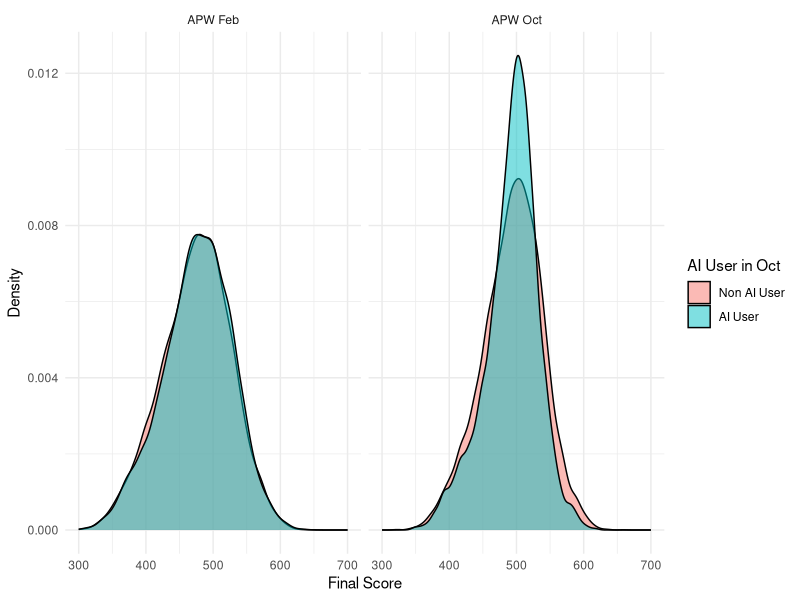
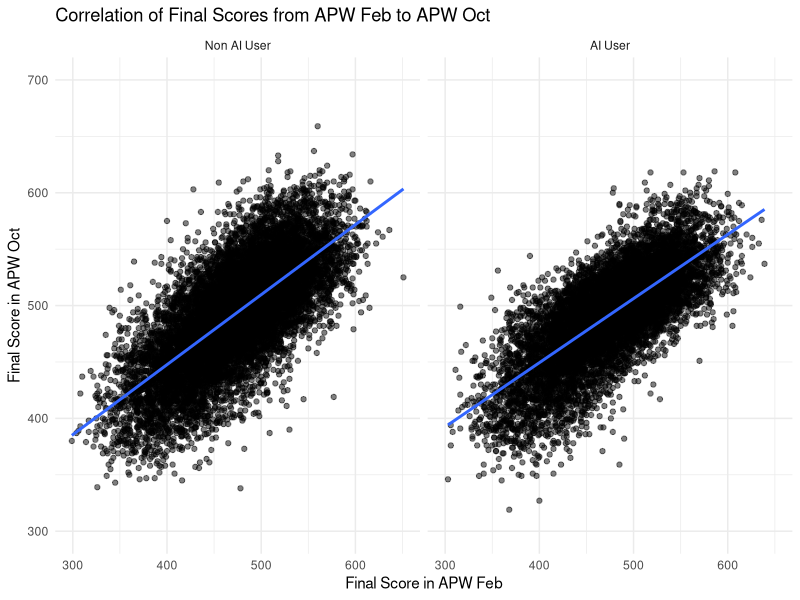
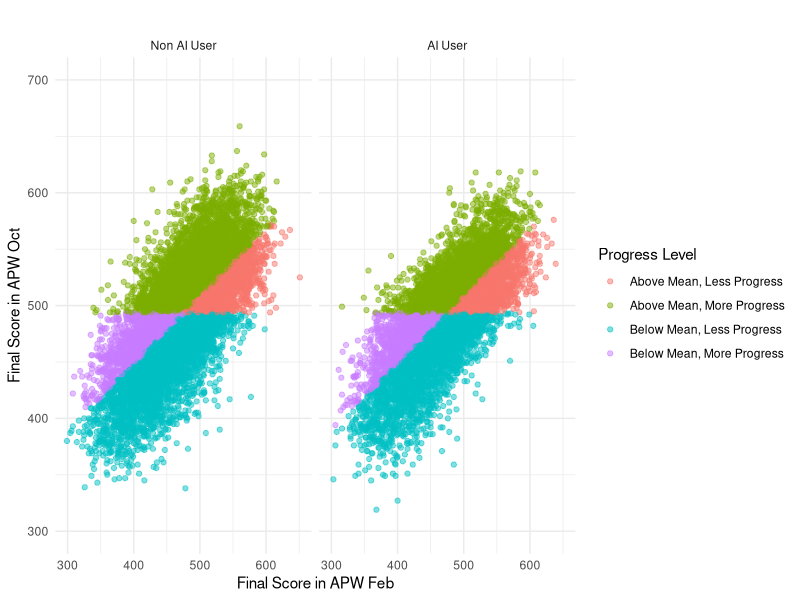

These charts were generated, in order, by the following R code:
## ---- chunk 1
#| warning: false
#| echo: false
#| include: false

# Load necessary libraries
rm(list=ls())
require(tidyverse)
require(here)
require(knitr)

final_data <- read_csv(here("output", "apw_feb_to_oct_correlation_data_anon.csv"))
# convert ai_user to factor
final_data <- final_data %>%
  mutate(ai_user = factor(ai_user, levels = c(FALSE,TRUE), labels = c("Non AI User", "AI User")))
# rename all columns which end with _base _feb_year_2
# use tidyverse rename_with
final_data <- final_data %>%
  rename_with(~ str_replace(.,  "_base","_feb_year_2")) %>%
  rename_with(~ str_replace(.,  "_target","_oct_year_3"))
## ---- chunk 2
#| echo: false
#| label: tbl-descriptives
#| tbl-cap: "Descriptive Statistics by AI User Status"
 
# Do some descriptive stats on every assessment
# split by ai_user
descriptive_stats <- final_data %>%
  group_by(ai_user) %>%
  summarise(
    mean_feb_year_2 = mean(finalScore_feb_year_2),
    sd_feb_year_2 = sd(finalScore_feb_year_2),
    mean_oct_year_3 = mean(finalScore_oct_year_3),
    sd_oct_year_3 = sd(finalScore_oct_year_3),
    n = n()
  )
knitr::kable(descriptive_stats, digits = 2)
## ---- chunk 3
#| echo: false
#| warning: false
#| label: fig-score-distributions
#| fig-cap: "Distributions of Final Scores by AI User Status"

# plot the distributions of scores for base and target by ai_user
plot3 <- final_data %>%
  pivot_longer(cols = c(finalScore_feb_year_2, finalScore_oct_year_3), names_to = "assessment", values_to = "score") %>%
  ggplot(aes(x = score, fill = ai_user)) +
  geom_density(alpha = 0.5) +
  # limit x axis 300 to 700
  xlim(300, 700) +
  labs(x = "Final Score",
       y = "Density",
       fill = "AI User in Oct") +
  theme_minimal() +
  facet_wrap(~ assessment, labeller = as_labeller(c(`finalScore_feb_year_2` = "APW Feb", `finalScore_oct_year_3` = "APW Oct")))
print(plot3)

## ---- chunk 4
#| echo: false
#| warning: false
#| label: fig-score-correlation
# Plot scores by AI user status
plot <- final_data %>%
  ggplot(aes(x = finalScore_feb_year_2, y = finalScore_oct_year_3)) +
  geom_point(alpha = 0.5) +
  geom_smooth(method = "lm", se = FALSE) +
  # limit y axis 300 to 700
  ylim(300, 700) +
  labs(title = "Correlation of Final Scores from APW Feb to APW Oct",
       x = "Final Score in APW Feb",
       y = "Final Score in APW Oct",
       color = "AI User in Oct") +
  theme_minimal() + 
  facet_wrap(~ ai_user)

print(plot)
## ---- chunk 5
#| echo: false
#| warning: false
#| label: tbl-correlations
#| tbl-cap: "Correlation between APW Feb and APW Oct Final Scores by AI User Status"
correlation_results <- final_data %>%
  group_by(ai_user) %>%
  summarise(n = n(), correlation = cor(finalScore_feb_year_2, finalScore_oct_year_3)) %>%
  ungroup()
knitr::kable(correlation_results, digits = 2)
## ---- chunk 6
#| echo: false
#| warning: false
#| label: fig-progress-levels
#| fig-cap: "Progress Levels from APW Feb to APW Oct by AI User Status"

# create a new factor with four levels
# level 1: score above the below the mean in oct making less than average progress
# level 2: score above the mean in oct making more than average progress
# level 3: score below the mean in oct making less than average progress
# level 4: score below the mean in oct making more than average progress
mean_feb <- mean(final_data$finalScore_feb_year_2)
mean_oct <- mean(final_data$finalScore_oct_year_3)
# use lm to get predicted values of progress for each pupil
lm_model <- lm(finalScore_oct_year_3 ~ finalScore_feb_year_2, data = final_data)
final_data <- final_data %>%
  mutate(predicted_oct = predict(lm_model),
         progress = finalScore_oct_year_3 - predicted_oct,
         progress_level = case_when(
           finalScore_oct_year_3 >= mean_oct & progress >= 0 ~ "Above Mean, More Progress",
           finalScore_oct_year_3 >= mean_oct & progress < 0 ~ "Above Mean, Less Progress",
           finalScore_oct_year_3 < mean_oct & progress >= 0 ~ "Below Mean, More Progress",
           finalScore_oct_year_3 < mean_oct & progress < 0 ~ "Below Mean, Less Progress"
         ))
# plot the progress levels by ai_user
plot2 <- final_data %>%
  ggplot(aes(x = finalScore_feb_year_2, y = finalScore_oct_year_3, color = progress_level)) +
  geom_point(alpha = 0.5) +
  # limit y axis 300 to 700
  ylim(300, 700) +
  labs(title = "",
       x = "Final Score in APW Feb",
       y = "Final Score in APW Oct",
       color = "Progress Level") +
  theme_minimal() + 
  facet_wrap(~ ai_user)
print(plot2)


## ---- chunk 7
#| echo: false
#| warning: false
#| label: tbl-progress-levels
#| tbl-cap: "Progress Levels from APW Feb to APW Oct by AI User Status"
# summarise progress levels by ai_user
progress_summary <- final_data %>%
  group_by(ai_user, progress_level) %>%
  summarise(n = n()) %>%
  ungroup() %>%
  group_by(ai_user) %>%
  mutate(pct = n / sum(n) * 100) %>%
  ungroup()

# pivot wider
progress_summary_wide <- progress_summary %>%
  pivot_wider(names_from = progress_level, values_from = c(n, pct), values_fill = 0)

# select only the columns starting with pct
progress_summary_wide <- progress_summary_wide %>%
    select(ai_user, starts_with("pct"))

knitr::kable(progress_summary_wide, digits = 2)

## ---- chunk 8
#| echo: false
#| warning: false
#| label: tbl-comparisons-summary
#| tbl-cap: "Comparisons Summary by AI User Status"

# summarise target infit by ai
# percentage of infit values over 1.3
infit_summary <- final_data %>%
  group_by(ai_user) %>%
  summarise(
    mean_comparisons_feb_year_2 = mean(comparisons_feb_year_2, na.rm = TRUE),
    mean_comparisons_oct_year_3 = mean(comparisons_oct_year_3, na.rm = TRUE),
    pct_feb_year_2 = sum(infit_feb_year_2 > 1.3, na.rm = TRUE) / n() * 100,
    pct_oct_year_3 = sum(infit_oct_year_3 > 1.3, na.rm = TRUE) / n() * 100
  )


knitr::kable(infit_summary %>% select(mean_comparisons_feb_year_2,mean_comparisons_oct_year_3), digits = 2)

## ---- chunk 9
#| echo: false
#| warning: false
#| label: tbl-infit-summary
#| tbl-cap: "Infit Summary by AI User Status. Percentage of Pupils with Infit > 1.3"
knitr::kable(infit_summary %>% select(pct_feb_year_2,pct_oct_year_3), digits = 2)
